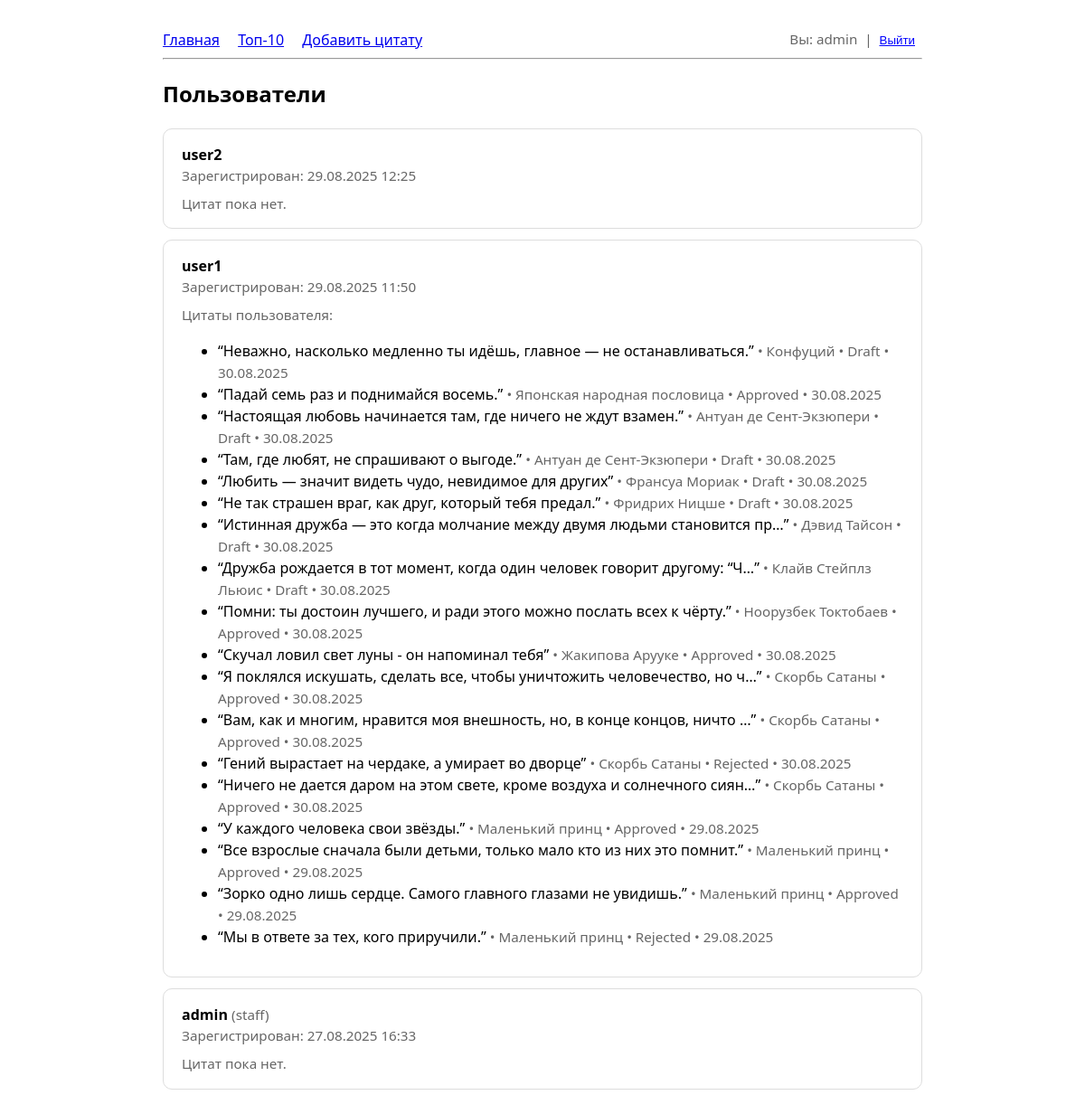
Page /moderation/users/ (signed in) on the committed database.
### quotes/models.py (models this page shows, shortened)
class Quote(models.Model):
    class Status(models.TextChoices):
        DRAFT = "draft", "Draft"
        APPROVED = "approved", "Approved"
        REJECTED = "rejected", "Rejected"
    text = models.TextField(unique=False)
    text_normalized = models.TextField(unique=True, db_index=True)
    source = models.ForeignKey(
        Source, on_delete=models.CASCADE, related_name="quotes"
    )
    weight = models.PositiveIntegerField(
        default=1,
        validators=[MinValueValidator(1), MaxValueValidator(10)],
        help_text="Чем больше значение (1–10), тем чаще цитата будет показываться на главной.",
    )
    views = models.PositiveIntegerField(default=0, db_index=True)
    likes = models.PositiveIntegerField(default=0, db_index=True)
    dislikes = models.PositiveIntegerField(default=0)
    status = models.CharField(
        max_length=10, choices=Status.choices, default=Status.DRAFT, db_index=True
    )
    tags = models.ManyToManyField(Tag, blank=True, related_name="quotes")
    author = models.ForeignKey(
        settings.AUTH_USER_MODEL,
        on_delete=models.CASCADE,
        related_name="quotes",
    )
    created_at = models.DateTimeField(auto_now_add=True)
    class Meta:
        ordering = ["-created_at"]
        indexes = [
            models.Index(fields=["status"]),
            models.Index(fields=["source", "status"]),
            models.Index(fields=["-likes", "-views", "-created_at"]),
        ]

class Source(models.Model):
    class Status(models.TextChoices):
        PENDING = "pending", "Pending"
        APPROVED = "approved", "Approved"
        REJECTED = "rejected", "Rejected"
    name = models.CharField(max_length=255, unique=False)
    name_normalized = models.CharField(max_length=255, unique=True, db_index=True)
    status = models.CharField(
        max_length=10, choices=Status.choices, default=Status.PENDING, db_index=True
    )
    created_by = models.ForeignKey(
        settings.AUTH_USER_MODEL,
        on_delete=models.SET_NULL,
        null=True,
        blank=True,
        related_name="created_sources",
    )
    created_at = models.DateTimeField(auto_now_add=True)
    approved_by = models.ForeignKey(
        settings.AUTH_USER_MODEL,
        on_delete=models.SET_NULL,
        null=True,
        blank=True,
        related_name="approved_sources",
    )
    approved_at = models.DateTimeField(null=True, blank=True)
    merged_into = models.ForeignKey(
        "self", on_delete=models.SET_NULL, null=True, blank=True, related_name="merged_sources"
    )
    class Meta:
        indexes = [
            models.Index(fields=["status"]),
            models.Index(fields=["name_normalized"]),
        ]

### quotes/views_moderation.py (the view)
# urls.py: path("moderation/users/", views_moderation.users, name="moderation_users"),
@user_passes_test(is_moderator)
def users(request):
    users_qs = User.objects.all().order_by("-date_joined")
    quotes_qs = (
        Quote.objects
        .select_related("author", "source")
        .only("id", "author_id", "text", "status", "created_at", "source_id")
        .order_by("-created_at")
    )
    quotes_by_author = {}
    for q in quotes_qs:
        quotes_by_author.setdefault(q.author_id, []).append(q)
    users_data = [(u, quotes_by_author.get(u.id, [])) for u in users_qs]
    return render(
        request,
        "quotes/moderation_users.html",
        {"users_data": users_data},
    )

### quotes/views_moderation.py (called while the page is built)
def is_moderator(u):
    return u.is_authenticated and (u.is_staff or u.groups.filter(name="Moderator").exists())

### templates/quotes/moderation_users.html (shortened to what this page needs)
{% extends "quotes/base.html" %}
{% block content %}
  <h2>Пользователи</h2>
  {% for u, qs in users_data %}
    <div class="card" style="margin-bottom:.75rem;">
      <div>
        <strong>{{ u.username }}</strong>
        {% if u.is_staff %}<span class="muted">(staff)</span>{% endif %}
      </div>
      <div class="muted">Зарегистрирован: {{ u.date_joined|date:"d.m.Y H:i" }}</div>
      {% if qs %}
        <div style="margin-top:.5rem;">
          <div class="muted">Цитаты пользователя:</div>
          <ul>
            {% for q in qs %}
              <li>
                “{{ q.text|truncatechars:70 }}”
                <span class="muted">• {{ q.source.name }} • {{ q.get_status_display }} • {{ q.created_at|date:"d.m.Y" }}</span>
              </li>
            {% endfor %}
          </ul>
        </div>
      {% else %}
        <div class="muted" style="margin-top:.5rem;">Цитат пока нет.</div>
      {% endif %}
    </div>
  {% empty %}
    <p>Пользователи не найдены.</p>
  {% endfor %}
{% endblock %}

### templates/quotes/base.html (shortened to what this page needs)
<!doctype html>
<html lang="ru">
  <head>
    {% load static %}
  </head>
  <body>
    <header>
      <a href="{% url 'quotes:home' %}">Главная</a>
      <a href="{% url 'quotes:top' %}">Топ-10</a>
      <a href="{% url 'quotes:add' %}">Добавить цитату</a>
      {% if request.user.is_authenticated %}
        <span class="right muted">
          Вы: {{ request.user.username }}
          &nbsp;|&nbsp;
          <form class="inline" method="post" action="{% url 'quotes:logout' %}">
            <button type="submit" class="linklike">Выйти</button>
          </form>
        </span>
      {% else %}
        <span class="right">
          <a href="{% url 'quotes:login' %}">Войти</a> /
          <a href="{% url 'quotes:register' %}">Регистрация</a>
        </span>
      {% endif %}
    </header>
    <hr />
    {% block content %}{% endblock %}
  </body>
</html>

### templates/quotes/base.html (style rules this page uses)
body { max-width: 840px; margin: 2rem auto; font: 16px/1.5 system-ui, -apple-system, Segoe UI, Roboto, Arial; }
header a { margin-right: 1rem; }
.card { border: 1px solid #ddd; padding: 1rem 1.25rem; border-radius: 10px; }
.muted { color: #666; font-size: .95rem; }
button { cursor: pointer; }
form.inline { display: inline; margin-right: .5rem; }
.right { float: right; }
.linklike { background:none; border:none; padding:0; text-decoration:underline; cursor:pointer; color:#00f; }

### rows in the picture
Quote: text "Неважно, насколько медленно ты идёшь, главное — не останавливаться.", source.name "Конфуций", status "Draft", created_at "30.08.2025"
Quote: text "Падай семь раз и поднимайся восемь.", source.name "Японская народная пословица", status "Approved", created_at "30.08.2025"
Quote: text "Настоящая любовь начинается там, где ничего не ждут взамен.", source.name "Антуан де Сент-Экзюпери", status "Draft", created_at "30.08.2025"
Quote: text "Там, где любят, не спрашивают о выгоде.", source.name "Антуан де Сент-Экзюпери", status "Draft", created_at "30.08.2025"
Quote: text "Любить — значит видеть чудо, невидимое для других", source.name "Франсуа Мориак", status "Draft", created_at "30.08.2025"
Quote: text "Не так страшен враг, как друг, который тебя предал.", source.name "Фридрих Ницше", status "Draft", created_at "30.08.2025"
Quote: text "Истинная дружба — это когда молчание между двумя людьми становится пр…", source.name "Дэвид Тайсон", status "Draft", created_at "30.08.2025"
Quote: text "Дружба рождается в тот момент, когда один человек говорит другому: “Ч…", source.name "Клайв Стейплз Льюис", status "Draft", created_at "30.08.2025"
Quote: text "Помни: ты достоин лучшего, и ради этого можно послать всех к чёрту.", source.name "Ноорузбек Токтобаев", status "Approved", created_at "30.08.2025"
Quote: text "Скучал ловил свет луны - он напоминал тебя", source.name "Жакипова Арууке", status "Approved", created_at "30.08.2025"
Quote: text "Я поклялся искушать, сделать все, чтобы уничтожить человечество, но ч…", source.name "Скорбь Сатаны", status "Approved", created_at "30.08.2025"
Quote: text "Вам, как и многим, нравится моя внешность, но, в конце концов, ничто …", source.name "Скорбь Сатаны", status "Approved", created_at "30.08.2025"
Quote: text "Гений вырастает на чердаке, а умирает во дворце", source.name "Скорбь Сатаны", status "Rejected", created_at "30.08.2025"
Quote: text "Ничего не дается даром на этом свете, кроме воздуха и солнечного сиян…", source.name "Скорбь Сатаны", status "Approved", created_at "30.08.2025"
Quote: text "У каждого человека свои звёзды.", source.name "Маленький принц", status "Approved", created_at "29.08.2025"
Quote: text "Все взрослые сначала были детьми, только мало кто из них это помнит.", source.name "Маленький принц", status "Approved", created_at "29.08.2025"
Quote: text "Зорко одно лишь сердце. Самого главного глазами не увидишь.", source.name "Маленький принц", status "Approved", created_at "29.08.2025"
Quote: text "Мы в ответе за тех, кого приручили.", source.name "Маленький принц", status "Rejected", created_at "29.08.2025"

### other values in the picture
{{ request.user.username }} "admin"
{{ u.username }} "user2"
{{ u.date_joined|date:"d.m.Y H:i" }} "29.08.2025 12:25"
{{ u.username }} "user1"
{{ u.date_joined|date:"d.m.Y H:i" }} "29.08.2025 11:50"
{{ u.username }} "admin"
{{ u.date_joined|date:"d.m.Y H:i" }} "27.08.2025 16:33"
